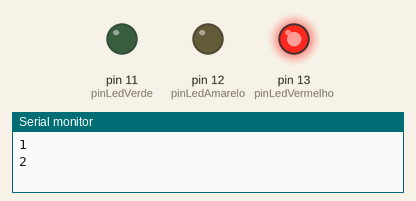
Simulated run of this sketch. Board: Arduino Uno, built with avr-gcc and run on an emulated ATmega328P. Shown: output pins drawn as LEDs (lit = HIGH), the last lines printed to the serial monitor.

Above: at 2.5 s.
At 6.5 s:
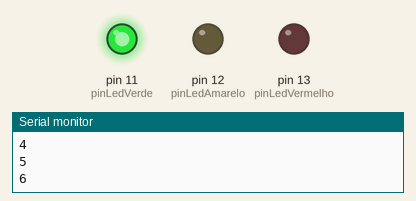
At 9.0 s:
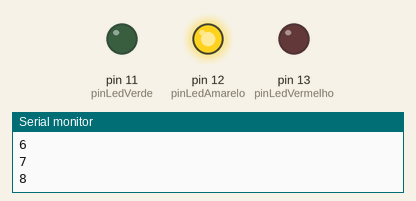
Timing chart, 0 to 13.0 s (numbered marks = the images above):
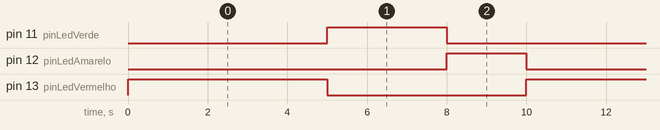

The sketch:

aula_33_semaforo_sem_delay2.ino
```cpp
/*
Nome do Arquivo: Semaforo sem delay
Autor:CAH
Data:10/03/2025
Descricao:.....
*/

#define pinLedAmarelo 12
#define pinLedVermelho 13
#define pinLedVerde 11
#define tempoVerde 3000
#define tempoAmarelo 2000
#define tempoVermelho 5000
unsigned long tempoInicial = 0;
int faseSemaforo = 0;

void setup()
{
pinMode (pinLedVermelho, OUTPUT);
pinMode(pinLedVerde, OUTPUT);
pinMode (pinLedAmarelo, OUTPUT);
Serial.begin(9600);
}

void loop()
{
  unsigned long tempoAtual = millis();

if (tempoAtual - tempoInicial >= 1000)
{
faseSemaforo++;
tempoInicial = tempoAtual;
if (faseSemaforo == 10) faseSemaforo = 0;
Serial.println(faseSemaforo);
}

  switch (faseSemaforo){
case 0:
digitalWrite(pinLedVermelho, HIGH);
digitalWrite(pinLedAmarelo, LOW);
digitalWrite(pinLedVerde, LOW);
break;

case 5:
digitalWrite(pinLedVermelho, LOW);
digitalWrite (pinLedAmarelo, LOW);
digitalWrite(pinLedVerde, HIGH);
break;

case 8:
digitalWrite(pinLedVermelho, LOW);
digitalWrite(pinLedAmarelo, HIGH);
digitalWrite(pinLedVerde, LOW);
break;
 }
}
```

Measured:
- by itself, pin 11 (pinLedVerde): alternates HIGH for 3.0 s and LOW for 7.0 s
- by itself, pin 12 (pinLedAmarelo): alternates HIGH for 2.0 s and LOW for 8.0 s
- by itself, pin 13 (pinLedVermelho): alternates HIGH for 5.0 s and LOW for 5.0 s
